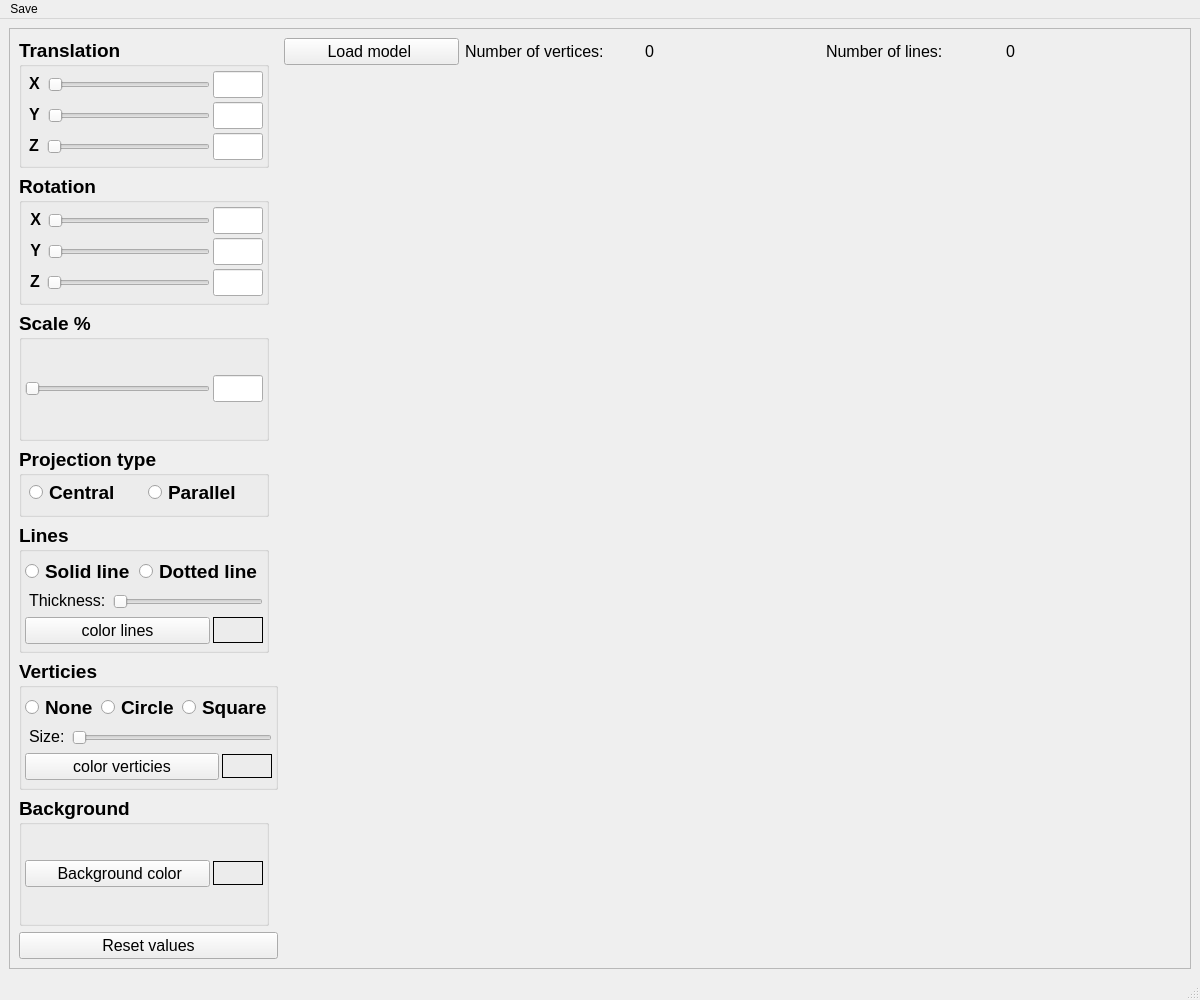
<?xml version="1.0" encoding="UTF-8"?>
<ui version="4.0">
 <class>MainWindow</class>
 <widget class="QMainWindow" name="MainWindow">
  <property name="geometry">
   <rect>
    <x>0</x>
    <y>0</y>
    <width>1200</width>
    <height>1000</height>
   </rect>
  </property>
  <property name="minimumSize">
   <size>
    <width>0</width>
    <height>0</height>
   </size>
  </property>
  <property name="windowTitle">
   <string>3DViewer v1.0</string>
  </property>
  <widget class="QWidget" name="centralwidget">
   <layout class="QHBoxLayout" name="horizontalLayout_19">
    <item>
     <widget class="QScrollArea" name="scrollArea">
      <property name="sizePolicy">
       <sizepolicy hsizetype="MinimumExpanding" vsizetype="MinimumExpanding">
        <horstretch>0</horstretch>
        <verstretch>0</verstretch>
       </sizepolicy>
      </property>
      <property name="widgetResizable">
       <bool>true</bool>
      </property>
      <widget class="QWidget" name="scrollAreaWidgetContents">
       <property name="geometry">
        <rect>
         <x>0</x>
         <y>0</y>
         <width>1174</width>
         <height>923</height>
        </rect>
       </property>
       <layout class="QHBoxLayout" name="horizontalLayout_20">
        <item>
         <layout class="QVBoxLayout" name="verticalLayout_10">
          <item>
           <widget class="QGroupBox" name="groupBox_4">
            <property name="maximumSize">
             <size>
              <width>250</width>
              <height>16777215</height>
             </size>
            </property>
            <property name="font">
             <font>
              <pointsize>14</pointsize>
              <bold>true</bold>
             </font>
            </property>
            <property name="styleSheet">
             <string notr="true"/>
            </property>
            <property name="title">
             <string>Translation</string>
            </property>
            <layout class="QVBoxLayout" name="verticalLayout_3">
             <property name="spacing">
              <number>3</number>
             </property>
             <property name="sizeConstraint">
              <enum>QLayout::SetMinimumSize</enum>
             </property>
             <property name="leftMargin">
              <number>3</number>
             </property>
             <property name="topMargin">
              <number>3</number>
             </property>
             <property name="rightMargin">
              <number>3</number>
             </property>
             <property name="bottomMargin">
              <number>3</number>
             </property>
             <item>
              <layout class="QHBoxLayout" name="horizontalLayout_5">
               <item>
                <widget class="QLabel" name="label_xMove">
                 <property name="sizePolicy">
                  <sizepolicy hsizetype="Preferred" vsizetype="Preferred">
                   <horstretch>0</horstretch>
                   <verstretch>0</verstretch>
                  </sizepolicy>
                 </property>
                 <property name="font">
                  <font>
                   <pointsize>12</pointsize>
                   <bold>true</bold>
                  </font>
                 </property>
                 <property name="styleSheet">
                  <string notr="true">padding-bottom: 2px;</string>
                 </property>
                 <property name="text">
                  <string>X</string>
                 </property>
                </widget>
               </item>
               <item>
                <widget class="QSlider" name="xMove">
                 <property name="sizePolicy">
                  <sizepolicy hsizetype="Expanding" vsizetype="Fixed">
                   <horstretch>0</horstretch>
                   <verstretch>0</verstretch>
                  </sizepolicy>
                 </property>
                 <property name="minimumSize">
                  <size>
                   <width>0</width>
                   <height>0</height>
                  </size>
                 </property>
                 <property name="orientation">
                  <enum>Qt::Horizontal</enum>
                 </property>
                </widget>
               </item>
               <item>
                <widget class="QLineEdit" name="xMText">
                 <property name="sizePolicy">
                  <sizepolicy hsizetype="Expanding" vsizetype="Fixed">
                   <horstretch>0</horstretch>
                   <verstretch>0</verstretch>
                  </sizepolicy>
                 </property>
                 <property name="maximumSize">
                  <size>
                   <width>50</width>
                   <height>16777215</height>
                  </size>
                 </property>
                 <property name="font">
                  <font>
                   <pointsize>12</pointsize>
                   <bold>false</bold>
                  </font>
                 </property>
                </widget>
               </item>
              </layout>
             </item>
             <item>
              <layout class="QHBoxLayout" name="horizontalLayout_6">
               <item>
                <widget class="QLabel" name="label_yMove">
                 <property name="sizePolicy">
                  <sizepolicy hsizetype="Preferred" vsizetype="Preferred">
                   <horstretch>0</horstretch>
                   <verstretch>0</verstretch>
                  </sizepolicy>
                 </property>
                 <property name="font">
                  <font>
                   <pointsize>12</pointsize>
                   <bold>true</bold>
                  </font>
                 </property>
                 <property name="styleSheet">
                  <string notr="true">padding-bottom: 2px;</string>
                 </property>
                 <property name="text">
                  <string>Y</string>
                 </property>
                </widget>
               </item>
               <item>
                <widget class="QSlider" name="yMove">
                 <property name="sizePolicy">
                  <sizepolicy hsizetype="Expanding" vsizetype="Fixed">
                   <horstretch>0</horstretch>
                   <verstretch>0</verstretch>
                  </sizepolicy>
                 </property>
                 <property name="orientation">
                  <enum>Qt::Horizontal</enum>
                 </property>
                </widget>
               </item>
               <item>
                <widget class="QLineEdit" name="yMText">
                 <property name="sizePolicy">
                  <sizepolicy hsizetype="Expanding" vsizetype="Fixed">
                   <horstretch>0</horstretch>
                   <verstretch>0</verstretch>
                  </sizepolicy>
                 </property>
                 <property name="maximumSize">
                  <size>
                   <width>50</width>
                   <height>16777215</height>
                  </size>
                 </property>
                 <property name="font">
                  <font>
                   <pointsize>12</pointsize>
                   <bold>false</bold>
                  </font>
                 </property>
                </widget>
               </item>
              </layout>
             </item>
             <item>
              <layout class="QHBoxLayout" name="horizontalLayout_7">
               <item>
                <widget class="QLabel" name="label_zMove">
                 <property name="sizePolicy">
                  <sizepolicy hsizetype="Preferred" vsizetype="Preferred">
                   <horstretch>0</horstretch>
                   <verstretch>0</verstretch>
                  </sizepolicy>
                 </property>
                 <property name="font">
                  <font>
                   <pointsize>12</pointsize>
                   <bold>true</bold>
                  </font>
                 </property>
                 <property name="styleSheet">
                  <string notr="true">padding-bottom: 2px;</string>
                 </property>
                 <property name="text">
                  <string>Z</string>
                 </property>
                </widget>
               </item>
               <item>
                <widget class="QSlider" name="zMove">
                 <property name="sizePolicy">
                  <sizepolicy hsizetype="Expanding" vsizetype="Fixed">
                   <horstretch>0</horstretch>
                   <verstretch>0</verstretch>
                  </sizepolicy>
                 </property>
                 <property name="orientation">
                  <enum>Qt::Horizontal</enum>
                 </property>
                </widget>
               </item>
               <item>
                <widget class="QLineEdit" name="zMText">
                 <property name="sizePolicy">
                  <sizepolicy hsizetype="Expanding" vsizetype="Fixed">
                   <horstretch>0</horstretch>
                   <verstretch>0</verstretch>
                  </sizepolicy>
                 </property>
                 <property name="maximumSize">
                  <size>
                   <width>50</width>
                   <height>16777215</height>
                  </size>
                 </property>
                 <property name="font">
                  <font>
                   <pointsize>12</pointsize>
                   <bold>false</bold>
                  </font>
                 </property>
                </widget>
               </item>
              </layout>
             </item>
            </layout>
           </widget>
          </item>
          <item>
           <widget class="QGroupBox" name="groupBox_3">
            <property name="maximumSize">
             <size>
              <width>250</width>
              <height>16777215</height>
             </size>
            </property>
            <property name="font">
             <font>
              <pointsize>14</pointsize>
              <bold>true</bold>
             </font>
            </property>
            <property name="title">
             <string>Rotation</string>
            </property>
            <layout class="QVBoxLayout" name="verticalLayout">
             <property name="spacing">
              <number>3</number>
             </property>
             <property name="sizeConstraint">
              <enum>QLayout::SetMinimumSize</enum>
             </property>
             <property name="leftMargin">
              <number>3</number>
             </property>
             <property name="topMargin">
              <number>3</number>
             </property>
             <property name="rightMargin">
              <number>3</number>
             </property>
             <property name="bottomMargin">
              <number>3</number>
             </property>
             <item>
              <layout class="QHBoxLayout" name="horizontalLayout">
               <item>
                <widget class="QLabel" name="label_xRot">
                 <property name="sizePolicy">
                  <sizepolicy hsizetype="Preferred" vsizetype="Preferred">
                   <horstretch>0</horstretch>
                   <verstretch>0</verstretch>
                  </sizepolicy>
                 </property>
                 <property name="font">
                  <font>
                   <pointsize>12</pointsize>
                   <bold>true</bold>
                  </font>
                 </property>
                 <property name="styleSheet">
                  <string notr="true">padding-bottom: 2px;</string>
                 </property>
                 <property name="text">
                  <string>X</string>
                 </property>
                 <property name="alignment">
                  <set>Qt::AlignRight|Qt::AlignTrailing|Qt::AlignVCenter</set>
                 </property>
                </widget>
               </item>
               <item>
                <widget class="QSlider" name="xRotate">
                 <property name="sizePolicy">
                  <sizepolicy hsizetype="Expanding" vsizetype="Fixed">
                   <horstretch>0</horstretch>
                   <verstretch>0</verstretch>
                  </sizepolicy>
                 </property>
                 <property name="orientation">
                  <enum>Qt::Horizontal</enum>
                 </property>
                </widget>
               </item>
               <item>
                <widget class="QLineEdit" name="xRotateText">
                 <property name="sizePolicy">
                  <sizepolicy hsizetype="Expanding" vsizetype="Fixed">
                   <horstretch>0</horstretch>
                   <verstretch>0</verstretch>
                  </sizepolicy>
                 </property>
                 <property name="maximumSize">
                  <size>
                   <width>50</width>
                   <height>16777215</height>
                  </size>
                 </property>
                 <property name="font">
                  <font>
                   <pointsize>12</pointsize>
                   <bold>false</bold>
                  </font>
                 </property>
                </widget>
               </item>
              </layout>
             </item>
             <item>
              <layout class="QHBoxLayout" name="horizontalLayout_2">
               <item>
                <widget class="QLabel" name="label_yRot">
                 <property name="sizePolicy">
                  <sizepolicy hsizetype="Preferred" vsizetype="Preferred">
                   <horstretch>0</horstretch>
                   <verstretch>0</verstretch>
                  </sizepolicy>
                 </property>
                 <property name="font">
                  <font>
                   <pointsize>12</pointsize>
                   <bold>true</bold>
                  </font>
                 </property>
                 <property name="styleSheet">
                  <string notr="true">padding-bottom: 2px;</string>
                 </property>
                 <property name="text">
                  <string>Y</string>
                 </property>
                 <property name="alignment">
                  <set>Qt::AlignRight|Qt::AlignTrailing|Qt::AlignVCenter</set>
                 </property>
                </widget>
               </item>
               <item>
                <widget class="QSlider" name="yRotate">
                 <property name="sizePolicy">
                  <sizepolicy hsizetype="Expanding" vsizetype="Fixed">
                   <horstretch>0</horstretch>
                   <verstretch>0</verstretch>
                  </sizepolicy>
                 </property>
                 <property name="orientation">
                  <enum>Qt::Horizontal</enum>
                 </property>
                </widget>
               </item>
               <item>
                <widget class="QLineEdit" name="yRotateText">
                 <property name="sizePolicy">
                  <sizepolicy hsizetype="Expanding" vsizetype="Fixed">
                   <horstretch>0</horstretch>
                   <verstretch>0</verstretch>
                  </sizepolicy>
                 </property>
                 <property name="maximumSize">
                  <size>
                   <width>50</width>
                   <height>16777215</height>
                  </size>
                 </property>
                 <property name="font">
                  <font>
                   <pointsize>12</pointsize>
                   <bold>false</bold>
                  </font>
                 </property>
                </widget>
               </item>
              </layout>
             </item>
             <item>
              <layout class="QHBoxLayout" name="horizontalLayout_3">
               <item>
                <widget class="QLabel" name="label_zRot">
                 <property name="sizePolicy">
                  <sizepolicy hsizetype="Preferred" vsizetype="Preferred">
                   <horstretch>0</horstretch>
                   <verstretch>0</verstretch>
                  </sizepolicy>
                 </property>
                 <property name="font">
                  <font>
                   <pointsize>12</pointsize>
                   <bold>true</bold>
                  </font>
                 </property>
                 <property name="styleSheet">
                  <string notr="true">padding-bottom: 2px;</string>
                 </property>
                 <property name="text">
                  <string>Z</string>
                 </property>
                 <property name="alignment">
                  <set>Qt::AlignRight|Qt::AlignTrailing|Qt::AlignVCenter</set>
                 </property>
                </widget>
               </item>
               <item>
                <widget class="QSlider" name="zRotate">
                 <property name="sizePolicy">
                  <sizepolicy hsizetype="Expanding" vsizetype="Fixed">
                   <horstretch>0</horstretch>
                   <verstretch>0</verstretch>
                  </sizepolicy>
                 </property>
                 <property name="orientation">
                  <enum>Qt::Horizontal</enum>
                 </property>
                </widget>
               </item>
               <item>
                <widget class="QLineEdit" name="zRotateText">
                 <property name="sizePolicy">
                  <sizepolicy hsizetype="Expanding" vsizetype="Fixed">
                   <horstretch>0</horstretch>
                   <verstretch>0</verstretch>
                  </sizepolicy>
                 </property>
                 <property name="maximumSize">
                  <size>
                   <width>50</width>
                   <height>16777215</height>
                  </size>
                 </property>
                 <property name="font">
                  <font>
                   <pointsize>12</pointsize>
                   <bold>false</bold>
                  </font>
                 </property>
                </widget>
               </item>
              </layout>
             </item>
            </layout>
           </widget>
          </item>
          <item>
           <widget class="QGroupBox" name="groupBox_5">
            <property name="maximumSize">
             <size>
              <width>250</width>
              <height>16777215</height>
             </size>
            </property>
            <property name="font">
             <font>
              <pointsize>14</pointsize>
              <bold>true</bold>
             </font>
            </property>
            <property name="title">
             <string>Scale %</string>
            </property>
            <layout class="QVBoxLayout" name="verticalLayout_4" stretch="0">
             <property name="spacing">
              <number>3</number>
             </property>
             <property name="sizeConstraint">
              <enum>QLayout::SetMinimumSize</enum>
             </property>
             <property name="leftMargin">
              <number>3</number>
             </property>
             <property name="topMargin">
              <number>3</number>
             </property>
             <property name="rightMargin">
              <number>3</number>
             </property>
             <property name="bottomMargin">
              <number>3</number>
             </property>
             <item>
              <layout class="QHBoxLayout" name="horizontalLayout_8">
               <item>
                <widget class="QSlider" name="zoomSlider">
                 <property name="sizePolicy">
                  <sizepolicy hsizetype="Expanding" vsizetype="Fixed">
                   <horstretch>0</horstretch>
                   <verstretch>0</verstretch>
                  </sizepolicy>
                 </property>
                 <property name="orientation">
                  <enum>Qt::Horizontal</enum>
                 </property>
                </widget>
               </item>
               <item>
                <widget class="QLineEdit" name="zoomText">
                 <property name="sizePolicy">
                  <sizepolicy hsizetype="Expanding" vsizetype="Fixed">
                   <horstretch>0</horstretch>
                   <verstretch>0</verstretch>
                  </sizepolicy>
                 </property>
                 <property name="maximumSize">
                  <size>
                   <width>50</width>
                   <height>16777215</height>
                  </size>
                 </property>
                 <property name="font">
                  <font>
                   <pointsize>12</pointsize>
                   <bold>false</bold>
                  </font>
                 </property>
                </widget>
               </item>
              </layout>
             </item>
            </layout>
           </widget>
          </item>
          <item>
           <widget class="QGroupBox" name="groupBox_6">
            <property name="minimumSize">
             <size>
              <width>50</width>
              <height>70</height>
             </size>
            </property>
            <property name="maximumSize">
             <size>
              <width>250</width>
              <height>70</height>
             </size>
            </property>
            <property name="font">
             <font>
              <family>Arial</family>
              <pointsize>14</pointsize>
              <bold>true</bold>
             </font>
            </property>
            <property name="mouseTracking">
             <bool>false</bool>
            </property>
            <property name="focusPolicy">
             <enum>Qt::NoFocus</enum>
            </property>
            <property name="title">
             <string>Projection type</string>
            </property>
            <widget class="QWidget" name="horizontalLayoutWidget_3">
             <property name="geometry">
              <rect>
               <x>10</x>
               <y>30</y>
               <width>231</width>
               <height>31</height>
              </rect>
             </property>
             <layout class="QHBoxLayout" name="horizontalLayout_10">
              <item>
               <widget class="QRadioButton" name="ProjectionType_0">
                <property name="text">
                 <string>Central</string>
                </property>
               </widget>
              </item>
              <item>
               <widget class="QRadioButton" name="ProjectionType_1">
                <property name="text">
                 <string>Parallel</string>
                </property>
               </widget>
              </item>
             </layout>
            </widget>
           </widget>
          </item>
          <item>
           <widget class="QGroupBox" name="groupBox">
            <property name="maximumSize">
             <size>
              <width>250</width>
              <height>16777215</height>
             </size>
            </property>
            <property name="font">
             <font>
              <pointsize>14</pointsize>
              <bold>true</bold>
             </font>
            </property>
            <property name="title">
             <string>Lines</string>
            </property>
            <layout class="QVBoxLayout" name="verticalLayout_5">
             <property name="spacing">
              <number>3</number>
             </property>
             <property name="sizeConstraint">
              <enum>QLayout::SetMinimumSize</enum>
             </property>
             <property name="leftMargin">
              <number>3</number>
             </property>
             <property name="topMargin">
              <number>3</number>
             </property>
             <property name="rightMargin">
              <number>3</number>
             </property>
             <property name="bottomMargin">
              <number>3</number>
             </property>
             <item>
              <layout class="QHBoxLayout" name="horizontalLayout_9">
               <item>
                <widget class="QRadioButton" name="LineStyle_0">
                 <property name="text">
                  <string>Solid line</string>
                 </property>
                </widget>
               </item>
               <item>
                <widget class="QRadioButton" name="LineStyle_1">
                 <property name="text">
                  <string>Dotted line</string>
                 </property>
                </widget>
               </item>
              </layout>
             </item>
             <item>
              <layout class="QHBoxLayout" name="horizontalLayout_12">
               <item>
                <widget class="QLabel" name="label_thick">
                 <property name="sizePolicy">
                  <sizepolicy hsizetype="Preferred" vsizetype="Preferred">
                   <horstretch>0</horstretch>
                   <verstretch>0</verstretch>
                  </sizepolicy>
                 </property>
                 <property name="font">
                  <font>
                   <pointsize>12</pointsize>
                   <bold>false</bold>
                  </font>
                 </property>
                 <property name="styleSheet">
                  <string notr="true">padding-bottom: 2px;</string>
                 </property>
                 <property name="text">
                  <string>Thickness:</string>
                 </property>
                </widget>
               </item>
               <item>
                <widget class="QSlider" name="linesSizeSlider">
                 <property name="sizePolicy">
                  <sizepolicy hsizetype="Expanding" vsizetype="Fixed">
                   <horstretch>0</horstretch>
                   <verstretch>0</verstretch>
                  </sizepolicy>
                 </property>
                 <property name="orientation">
                  <enum>Qt::Horizontal</enum>
                 </property>
                </widget>
               </item>
              </layout>
             </item>
             <item>
              <layout class="QHBoxLayout" name="horizontalLayout_16">
               <item>
                <widget class="QPushButton" name="colorFaces">
                 <property name="sizePolicy">
                  <sizepolicy hsizetype="Minimum" vsizetype="Fixed">
                   <horstretch>0</horstretch>
                   <verstretch>0</verstretch>
                  </sizepolicy>
                 </property>
                 <property name="font">
                  <font>
                   <pointsize>12</pointsize>
                   <bold>false</bold>
                  </font>
                 </property>
                 <property name="text">
                  <string>color lines</string>
                 </property>
                </widget>
               </item>
               <item>
                <widget class="QLabel" name="labelFacesColor">
                 <property name="sizePolicy">
                  <sizepolicy hsizetype="Preferred" vsizetype="Fixed">
                   <horstretch>0</horstretch>
                   <verstretch>0</verstretch>
                  </sizepolicy>
                 </property>
                 <property name="minimumSize">
                  <size>
                   <width>0</width>
                   <height>0</height>
                  </size>
                 </property>
                 <property name="maximumSize">
                  <size>
                   <width>50</width>
                   <height>16777215</height>
                  </size>
                 </property>
                 <property name="styleSheet">
                  <string notr="true">border-style: solid; border-width: 1px;border-color: black; padding-top:2px;</string>
                 </property>
                 <property name="text">
                  <string/>
                 </property>
                </widget>
               </item>
              </layout>
             </item>
            </layout>
           </widget>
          </item>
          <item>
           <widget class="QGroupBox" name="groupBox_2">
            <property name="maximumSize">
             <size>
              <width>250</width>
              <height>16777215</height>
             </size>
            </property>
            <property name="font">
             <font>
              <pointsize>14</pointsize>
              <bold>true</bold>
             </font>
            </property>
            <property name="title">
             <string>Verticies </string>
            </property>
            <layout class="QVBoxLayout" name="verticalLayout_7">
             <property name="spacing">
              <number>3</number>
             </property>
             <property name="sizeConstraint">
              <enum>QLayout::SetMinimumSize</enum>
             </property>
             <property name="leftMargin">
              <number>3</number>
             </property>
             <property name="topMargin">
              <number>3</number>
             </property>
             <property name="rightMargin">
              <number>3</number>
             </property>
             <property name="bottomMargin">
              <number>3</number>
             </property>
             <item>
              <layout class="QHBoxLayout" name="horizontalLayout_4">
               <item>
                <widget class="QRadioButton" name="VertStyle_0">
                 <property name="text">
                  <string>None</string>
                 </property>
                </widget>
               </item>
               <item>
                <widget class="QRadioButton" name="VertStyle_1">
                 <property name="text">
                  <string>Circle</string>
                 </property>
                </widget>
               </item>
               <item>
                <widget class="QRadioButton" name="VertStyle_2">
                 <property name="text">
                  <string>Square</string>
                 </property>
                </widget>
               </item>
              </layout>
             </item>
             <item>
              <layout class="QHBoxLayout" name="horizontalLayout_11">
               <item>
                <widget class="QLabel" name="label_sizeVert">
                 <property name="sizePolicy">
                  <sizepolicy hsizetype="Fixed" vsizetype="Fixed">
                   <horstretch>0</horstretch>
                   <verstretch>0</verstretch>
                  </sizepolicy>
                 </property>
                 <property name="font">
                  <font>
                   <pointsize>12</pointsize>
                   <bold>false</bold>
                  </font>
                 </property>
                 <property name="styleSheet">
                  <string notr="true">padding-bottom: 2px;</string>
                 </property>
                 <property name="text">
                  <string>Size:</string>
                 </property>
                 <property name="alignment">
                  <set>Qt::AlignLeading|Qt::AlignLeft|Qt::AlignVCenter</set>
                 </property>
                </widget>
               </item>
               <item>
                <widget class="QSlider" name="vertexSizeSlider">
                 <property name="sizePolicy">
                  <sizepolicy hsizetype="Expanding" vsizetype="Fixed">
                   <horstretch>0</horstretch>
                   <verstretch>0</verstretch>
                  </sizepolicy>
                 </property>
                 <property name="orientation">
                  <enum>Qt::Horizontal</enum>
                 </property>
                </widget>
               </item>
              </layout>
             </item>
             <item>
              <layout class="QHBoxLayout" name="horizontalLayout_17">
               <item>
                <widget class="QPushButton" name="colorVertex">
                 <property name="sizePolicy">
                  <sizepolicy hsizetype="Minimum" vsizetype="Fixed">
                   <horstretch>0</horstretch>
                   <verstretch>0</verstretch>
                  </sizepolicy>
                 </property>
                 <property name="font">
                  <font>
                   <pointsize>12</pointsize>
                   <bold>false</bold>
                  </font>
                 </property>
                 <property name="text">
                  <string>color verticies</string>
                 </property>
                </widget>
               </item>
               <item>
                <widget class="QLabel" name="labelVertColor">
                 <property name="sizePolicy">
                  <sizepolicy hsizetype="Preferred" vsizetype="Fixed">
                   <horstretch>0</horstretch>
                   <verstretch>0</verstretch>
                  </sizepolicy>
                 </property>
                 <property name="minimumSize">
                  <size>
                   <width>0</width>
                   <height>0</height>
                  </size>
                 </property>
                 <property name="maximumSize">
                  <size>
                   <width>50</width>
                   <height>16777215</height>
                  </size>
                 </property>
                 <property name="styleSheet">
                  <string notr="true">border-style: solid; border-width: 1px;border-color: black;</string>
                 </property>
                 <property name="text">
                  <string/>
                 </property>
                </widget>
               </item>
              </layout>
             </item>
            </layout>
           </widget>
          </item>
          <item>
           <widget class="QGroupBox" name="groupBox_8">
            <property name="maximumSize">
             <size>
              <width>250</width>
              <height>16777215</height>
             </size>
            </property>
            <property name="font">
             <font>
              <pointsize>14</pointsize>
              <bold>true</bold>
             </font>
            </property>
            <property name="title">
             <string>Background</string>
            </property>
            <layout class="QVBoxLayout" name="verticalLayout_9">
             <property name="spacing">
              <number>3</number>
             </property>
             <property name="sizeConstraint">
              <enum>QLayout::SetMinimumSize</enum>
             </property>
             <property name="leftMargin">
              <number>3</number>
             </property>
             <property name="topMargin">
              <number>3</number>
             </property>
             <property name="rightMargin">
              <number>3</number>
             </property>
             <property name="bottomMargin">
              <number>3</number>
             </property>
             <item>
              <layout class="QHBoxLayout" name="horizontalLayout_15">
               <item>
                <widget class="QPushButton" name="widgetBackGroundColor">
                 <property name="sizePolicy">
                  <sizepolicy hsizetype="Minimum" vsizetype="Fixed">
                   <horstretch>0</horstretch>
                   <verstretch>0</verstretch>
                  </sizepolicy>
                 </property>
                 <property name="font">
                  <font>
                   <pointsize>12</pointsize>
                   <bold>false</bold>
                  </font>
                 </property>
                 <property name="text">
                  <string> Background color</string>
                 </property>
                </widget>
               </item>
               <item>
                <widget class="QLabel" name="labelBackgroundColor">
                 <property name="sizePolicy">
                  <sizepolicy hsizetype="Preferred" vsizetype="Fixed">
                   <horstretch>0</horstretch>
                   <verstretch>0</verstretch>
                  </sizepolicy>
                 </property>
                 <property name="minimumSize">
                  <size>
                   <width>0</width>
                   <height>0</height>
                  </size>
                 </property>
                 <property name="maximumSize">
                  <size>
                   <width>50</width>
                   <height>16777215</height>
                  </size>
                 </property>
                 <property name="styleSheet">
                  <string notr="true">border-style: solid; border-width: 1px;border-color: black;</string>
                 </property>
                 <property name="text">
                  <string/>
                 </property>
                </widget>
               </item>
              </layout>
             </item>
            </layout>
           </widget>
          </item>
          <item>
           <widget class="QPushButton" name="resetButton">
            <property name="sizePolicy">
             <sizepolicy hsizetype="Minimum" vsizetype="Fixed">
              <horstretch>0</horstretch>
              <verstretch>0</verstretch>
             </sizepolicy>
            </property>
            <property name="font">
             <font>
              <pointsize>12</pointsize>
             </font>
            </property>
            <property name="text">
             <string>Reset values</string>
            </property>
           </widget>
          </item>
         </layout>
        </item>
        <item>
         <layout class="QVBoxLayout" name="verticalLayout_11">
          <item>
           <layout class="QHBoxLayout" name="horizontalLayout_18">
            <item>
             <widget class="QPushButton" name="openObjButton">
              <property name="sizePolicy">
               <sizepolicy hsizetype="Minimum" vsizetype="Fixed">
                <horstretch>0</horstretch>
                <verstretch>0</verstretch>
               </sizepolicy>
              </property>
              <property name="font">
               <font>
                <pointsize>12</pointsize>
               </font>
              </property>
              <property name="text">
               <string>Load model </string>
              </property>
             </widget>
            </item>
            <item>
             <widget class="QLabel" name="label_vert_num">
              <property name="sizePolicy">
               <sizepolicy hsizetype="Preferred" vsizetype="Preferred">
                <horstretch>0</horstretch>
                <verstretch>0</verstretch>
               </sizepolicy>
              </property>
              <property name="font">
               <font>
                <pointsize>12</pointsize>
               </font>
              </property>
              <property name="text">
               <string>Number of vertices:</string>
              </property>
             </widget>
            </item>
            <item>
             <widget class="QLabel" name="numberOfVerticies">
              <property name="sizePolicy">
               <sizepolicy hsizetype="Preferred" vsizetype="Preferred">
                <horstretch>0</horstretch>
                <verstretch>0</verstretch>
               </sizepolicy>
              </property>
              <property name="font">
               <font>
                <pointsize>12</pointsize>
               </font>
              </property>
              <property name="text">
               <string>0</string>
              </property>
             </widget>
            </item>
            <item>
             <widget class="QLabel" name="label_faces_num">
              <property name="sizePolicy">
               <sizepolicy hsizetype="Preferred" vsizetype="Preferred">
                <horstretch>0</horstretch>
                <verstretch>0</verstretch>
               </sizepolicy>
              </property>
              <property name="font">
               <font>
                <pointsize>12</pointsize>
               </font>
              </property>
              <property name="text">
               <string>Number of lines:</string>
              </property>
             </widget>
            </item>
            <item>
             <widget class="QLabel" name="numberOfFaces">
              <property name="sizePolicy">
               <sizepolicy hsizetype="Preferred" vsizetype="Preferred">
                <horstretch>0</horstretch>
                <verstretch>0</verstretch>
               </sizepolicy>
              </property>
              <property name="font">
               <font>
                <pointsize>12</pointsize>
               </font>
              </property>
              <property name="text">
               <string>0</string>
              </property>
             </widget>
            </item>
           </layout>
          </item>
          <item>
           <widget class="GLWidget" name="OGLwidget" native="true">
            <property name="sizePolicy">
             <sizepolicy hsizetype="Expanding" vsizetype="Expanding">
              <horstretch>0</horstretch>
              <verstretch>0</verstretch>
             </sizepolicy>
            </property>
           </widget>
          </item>
         </layout>
        </item>
       </layout>
      </widget>
     </widget>
    </item>
   </layout>
  </widget>
  <widget class="QStatusBar" name="statusbar"/>
  <widget class="QMenuBar" name="menubar">
   <property name="geometry">
    <rect>
     <x>0</x>
     <y>0</y>
     <width>1200</width>
     <height>24</height>
    </rect>
   </property>
   <widget class="QMenu" name="menuSave">
    <property name="title">
     <string>Save</string>
    </property>
    <addaction name="actionBmp"/>
    <addaction name="actionJpeg"/>
    <addaction name="actionGif"/>
   </widget>
   <addaction name="menuSave"/>
  </widget>
  <action name="actionbmp">
   <property name="text">
    <string>bmp</string>
   </property>
  </action>
  <action name="actionjpg">
   <property name="text">
    <string>jpg</string>
   </property>
  </action>
  <action name="actiongif">
   <property name="text">
    <string>gif</string>
   </property>
  </action>
  <action name="actionBmp">
   <property name="text">
    <string>bmp</string>
   </property>
  </action>
  <action name="actionJpeg">
   <property name="text">
    <string>jpeg</string>
   </property>
  </action>
  <action name="actionGif">
   <property name="text">
    <string>GIF</string>
   </property>
  </action>
 </widget>
 <customwidgets>
  <customwidget>
   <class>GLWidget</class>
   <extends>QWidget</extends>
   <header location="global">glwidget.h</header>
   <container>1</container>
  </customwidget>
 </customwidgets>
 <resources/>
 <connections/>
</ui>
